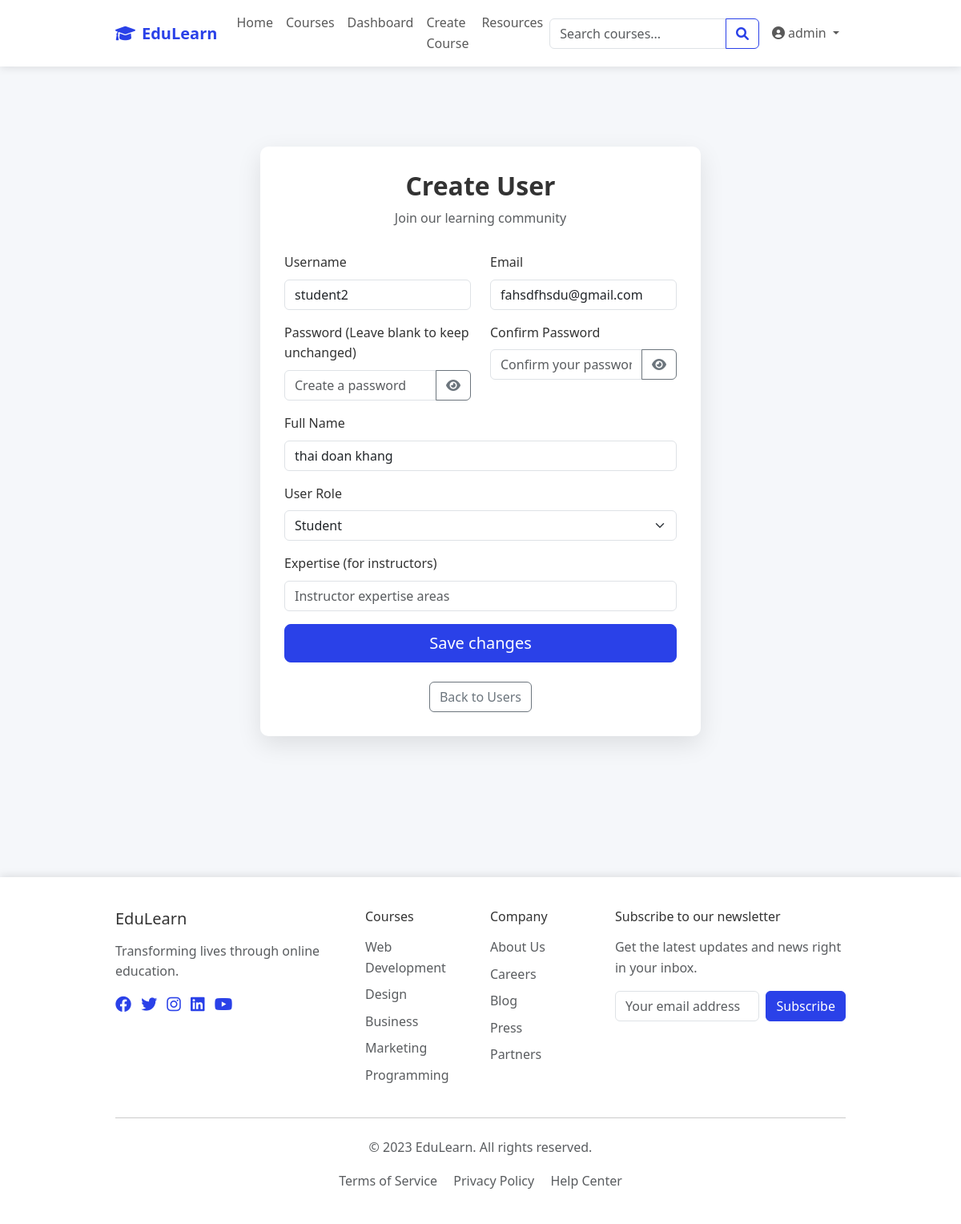
Page /admin/users/4/edit (signed in) on the committed database.
### models.py (models this page shows, shortened)
class User(UserMixin, db.Model):
    id = db.Column(db.Integer, primary_key=True)
    username = db.Column(db.String(64), unique=True, nullable=False)
    email = db.Column(db.String(120), unique=True, nullable=False)
    password_hash = db.Column(db.String(256), nullable=False)
    role = db.Column(db.String(20), nullable=False)  # 'student', 'instructor', 'admin'
    created_at = db.Column(db.DateTime, default=datetime.utcnow)
    student_profile = db.relationship('Student', backref='user', uselist=False)
    instructor_profile = db.relationship('Instructor', backref='user', uselist=False)
    def is_admin(self):
        return self.role == 'admin'
    def is_instructor(self):
        return self.role == 'instructor'
    def is_student(self):
        return self.role == 'student'

class Student(db.Model):
    id = db.Column(db.Integer, primary_key=True)
    user_id = db.Column(db.Integer, db.ForeignKey('user.id'), nullable=False)
    full_name = db.Column(db.String(120), nullable=False)
    enrollments = db.relationship('Enrollment', back_populates='student', cascade='all, delete-orphan')
    submissions = db.relationship('Submission', backref='student', lazy='dynamic')

### routes.py (the view, shortened to what this page needs)
@app.route('/admin/users/<int:user_id>/edit', methods=['GET', 'POST'])
@login_required
@role_required('admin')
def admin_user_edit(user_id):
    user = User.query.get_or_404(user_id)
    form = UserForm()
    if request.method == 'GET':
        form.username.data = user.username
        form.email.data = user.email
        form.role.data = user.role
        if user.is_student() and user.student_profile:
            form.full_name.data = user.student_profile.full_name
        elif user.is_instructor() and user.instructor_profile:
            form.full_name.data = user.instructor_profile.full_name
            form.expertise.data = user.instructor_profile.expertise
    return render_template('auth/register.html', form=form, admin_mode=True, user=user)

### forms.py (shortened to what this page needs)
class UserForm(FlaskForm):
    username = StringField('Username', validators=[DataRequired(), Length(min=4, max=64)])
    email = StringField('Email', validators=[DataRequired(), Email()])
    password = PasswordField('Password', validators=[Optional()])
    password2 = PasswordField('Confirm Password', validators=[Optional(), EqualTo('password')])
    full_name = StringField('Full Name', validators=[DataRequired(), Length(max=120)])
    role = SelectField('Role', choices=[('student', 'Student'), ('instructor', 'Instructor'), ('admin', 'Admin')], validators=[DataRequired()])
    expertise = StringField('Expertise (for instructors)', validators=[Optional(), Length(max=120)])
    submit = SubmitField('Save User')

### app.py (called while the page is built)
@login_manager.user_loader
def load_user(user_id):
    from models import User
    return User.query.get(int(user_id))

### utils.py (called while the page is built)
def role_required(*roles):
    def decorator(f):
        @wraps(f)
        def decorated_function(*args, **kwargs):
            if not current_user.is_authenticated:
                flash('Please log in to access this page.', 'warning')
                return redirect(url_for('login'))
            if current_user.role not in roles:
                flash('You do not have permission to access this page.', 'danger')
                return redirect(url_for('dashboard'))
            return f(*args, **kwargs)
        return decorated_function
    return decorator

### templates/auth/register.html (shortened to what this page needs)
{% extends "base.html" %}
{% block content %}
<div class="container">
    <div class="auth-container" style="max-width: 550px;">
        <div class="auth-header">
            <h2>{% if admin_mode %}Create User{% else %}Create Account{% endif %}</h2>
            <p class="text-muted">Join our learning community</p>
        </div>
        <form method="POST" class="needs-validation" novalidate>
            <div class="row">
                <div class="col-md-6 mb-3">
                    <label for="username" class="form-label">Username</label>
                    {{ form.username(class_="form-control", id="username", placeholder="Choose a username") }}
                </div>
                <div class="col-md-6 mb-3">
                    <label for="email" class="form-label">Email</label>
                    {{ form.email(class_="form-control", id="email", placeholder="Your email address") }}
                </div>
            </div>
            <div class="row">
                <div class="col-md-6 mb-3">
                    <label for="password" class="form-label">Password {% if admin_mode %}(Leave blank to keep unchanged){% endif %}</label>
                    <div class="input-group">
                        {{ form.password(class_="form-control", id="password", placeholder="Create a password") }}
                        <button class="btn btn-outline-secondary password-toggle" type="button">
                            <i class="fa fa-eye"></i>
                        </button>
                    </div>
                </div>
                <div class="col-md-6 mb-3">
                    <label for="password2" class="form-label">Confirm Password</label>
                    <div class="input-group">
                        {{ form.password2(class_="form-control", id="password2", placeholder="Confirm your password") }}
                        <button class="btn btn-outline-secondary password-toggle" type="button">
                            <i class="fa fa-eye"></i>
                        </button>
                    </div>
                </div>
            </div>
            <div class="mb-3">
                <label for="full_name" class="form-label">Full Name</label>
                {{ form.full_name(class_="form-control", id="full_name", placeholder="Your full name") }}
            </div>
            {% if admin_mode %}
            <div class="mb-3">
                <label for="role" class="form-label">User Role</label>
                {{ form.role(class_="form-select", id="role") }}
            </div>
            {% endif %}
            <div class="mb-3">
                <label for="expertise" class="form-label">{% if admin_mode %}Expertise (for instructors){% else %}Area of Interest (Optional){% endif %}</label>
                {{ form.expertise(class_="form-control", id="expertise", placeholder=(admin_mode and 'Instructor expertise areas' or 'Your areas of interest')) }}
            </div>
            <div class="d-grid">
                {{ form.submit(class_="btn btn-primary btn-lg", value="Register" if not admin_mode else "Save changes") }}
            </div>
        </form>
        {% if not admin_mode %}
        <div class="text-center mt-4">
            <p>Already have an account? <a href="{{ url_for('login') }}">Sign in</a></p>
        </div>
        {% else %}
        <div class="text-center mt-4">
            <a href="{{ url_for('admin_users') }}" class="btn btn-outline-secondary">Back to Users</a>
        </div>
        {% endif %}
    </div>
</div>
{% endblock %}

### templates/base.html (shortened to what this page needs)
<!DOCTYPE html>
<html lang="en">
<head>
    <link href="https://cdn.jsdelivr.net/npm/bootstrap@5.3.0/dist/css/bootstrap.min.css" rel="stylesheet">
    <link rel="stylesheet" href="https://cdnjs.cloudflare.com/ajax/libs/font-awesome/6.0.0/css/all.min.css">
    <link rel="stylesheet" href="{{ url_for('static', filename='css/main.css') }}">
    <link rel="stylesheet" href="{{ url_for('static', filename='css/course-images.css') }}">
</head>
<body>
    <div class="content-wrapper">
        <nav class="navbar navbar-expand-lg navbar-light">
            <div class="container">
                <a class="navbar-brand" href="{{ url_for('index') }}">
                    <i class="fas fa-graduation-cap me-2"></i>EduLearn
                </a>
                <div class="collapse navbar-collapse" id="navbarNav">
                    <ul class="navbar-nav me-auto">
                        <li class="nav-item">
                            <a class="nav-link" href="{{ url_for('index') }}">Home</a>
                        </li>
                        <li class="nav-item">
                            <a class="nav-link" href="{{ url_for('courses') }}">Courses</a>
                        </li>
                        {% if current_user.is_authenticated %}
                        <li class="nav-item">
                            <a class="nav-link" href="{{ url_for('dashboard') }}">Dashboard</a>
                        </li>
                        {% if current_user.is_instructor() or current_user.is_admin() %}
                        <li class="nav-item">
                            <a class="nav-link" href="{{ url_for('course_create') }}">Create Course</a>
                        </li>
                        {% endif %}
                        {% endif %}
                        <li class="nav-item">
                            <a class="nav-link" href="#">Resources</a>
                        </li>
                    </ul>
                    <form class="d-flex me-2" id="search-form">
                        <div class="input-group">
                            <input class="form-control" type="search" placeholder="Search courses..."
                                aria-label="Search">
                            <button class="btn btn-outline-primary" type="submit">
                                <i class="fas fa-search"></i>
                            </button>
                        </div>
                    </form>
                    <div class="navbar-nav">
                        {% if current_user.is_authenticated %}
                        <div class="nav-item dropdown">
                            <a class="nav-link dropdown-toggle" href="#" id="navbarDropdown" role="button"
                                data-bs-toggle="dropdown" aria-expanded="false">
                                <i class="fas fa-user-circle me-1"></i>{{ current_user.username }}
                            </a>
                        </div>
                        {% else %}
                        <a class="nav-link" href="{{ url_for('login') }}">Login</a>
                        <a class="btn btn-primary ms-2" href="{{ url_for('register') }}">Register</a>
                        {% endif %}
                    </div>
                </div>
            </div>
        </nav>
        <main class="py-4">
            {% block content %}{% endblock %}
        </main>
    </div>
    <footer class="footer">
        <div class="container">
            <div class="row">
                <div class="col-md-4 mb-4 mb-md-0">
                    <h5 class="mb-3">EduLearn</h5>
                    <p class="text-muted">Transforming lives through online education.</p>
                    <div class="social-icons mt-3">
                        <a href="#" class="me-2"><i class="fab fa-facebook fa-lg"></i></a>
                        <a href="#" class="me-2"><i class="fab fa-twitter fa-lg"></i></a>
                        <a href="#" class="me-2"><i class="fab fa-instagram fa-lg"></i></a>
                        <a href="#" class="me-2"><i class="fab fa-linkedin fa-lg"></i></a>
                        <a href="#" class="me-2"><i class="fab fa-youtube fa-lg"></i></a>
                    </div>
                </div>
                <div class="col-md-2 col-6 mb-4 mb-md-0">
                    <h6 class="mb-3">Courses</h6>
                    <ul class="list-unstyled">
                        <li class="mb-2"><a href="#" class="text-muted">Web Development</a></li>
                        <li class="mb-2"><a href="#" class="text-muted">Design</a></li>
                        <li class="mb-2"><a href="#" class="text-muted">Business</a></li>
                        <li class="mb-2"><a href="#" class="text-muted">Marketing</a></li>
                        <li class="mb-2"><a href="#" class="text-muted">Programming</a></li>
                    </ul>
                </div>
                <div class="col-md-2 col-6 mb-4 mb-md-0">
                    <h6 class="mb-3">Company</h6>
                    <ul class="list-unstyled">
                        <li class="mb-2"><a href="#" class="text-muted">About Us</a></li>
                        <li class="mb-2"><a href="#" class="text-muted">Careers</a></li>
                        <li class="mb-2"><a href="#" class="text-muted">Blog</a></li>
                        <li class="mb-2"><a href="#" class="text-muted">Press</a></li>
                        <li class="mb-2"><a href="#" class="text-muted">Partners</a></li>
                    </ul>
                </div>
                <div class="col-md-4">
                    <h6 class="mb-3">Subscribe to our newsletter</h6>
                    <p class="text-muted mb-3">Get the latest updates and news right in your inbox.</p>
                    <form class="d-flex">
                        <input type="email" class="form-control me-2" placeholder="Your email address">
                        <button type="submit" class="btn btn-primary">Subscribe</button>
                    </form>
                </div>
            </div>
            <hr class="my-4">
            <div class="text-center text-muted">
                <p>&copy; 2023 EduLearn. All rights reserved.</p>
                <p class="mb-0">
                    <a href="#" class="text-muted me-3">Terms of Service</a>
                    <a href="#" class="text-muted me-3">Privacy Policy</a>
                    <a href="#" class="text-muted">Help Center</a>
                </p>
            </div>
        </div>
    </footer>
</body>
</html>

### static/css/main.css (style rules this page uses)
:root { --primary-color: #2a41e8; --secondary-color: #4d84ff; --dark-color: #333333; --light-color: #f5f7fa; --success-color: #28a745; --warning-color: #ffc107; --danger-color: #dc3545; --info-color: #17a2b8; --gray-color: #6c757d; --border-color: #dee2e6; --shadow-color: rgba(0, 0, 0, 0.1); }
body { font-family: "Segoe UI", Tahoma, Geneva, Verdana, sans-serif; line-height: 1.6; color: var(--dark-color); background-color: var(--light-color); margin: 0; padding: 0; min-height: 100vh; display: flex; flex-direction: column; overflow-x: hidden; }
a { color: var(--primary-color); text-decoration: none; }
.btn-primary { background-color: var(--primary-color); border-color: var(--primary-color); }
.btn-outline-primary { color: var(--primary-color); border-color: var(--primary-color); }
.navbar { background-color: white; box-shadow: 0 2px 10px var(--shadow-color); position: relative; z-index: 1030; }
.content-wrapper { flex: 1 0 auto; display: flex; flex-direction: column; width: 100%; min-height: 100%; padding-bottom: 2rem; }
main { flex: 1 0 auto; width: 100%; padding: 2rem 0; }
.container { width: 100%; padding-right: var(--bs-gutter-x, 0.75rem); padding-left: var(--bs-gutter-x, 0.75rem); margin-right: auto; margin-left: auto; max-width: 1320px; }
.navbar-brand { font-weight: 700; color: var(--primary-color) !important; }
.footer { background-color: white; padding: 40px 0; margin-top: 60px; box-shadow: 0 -2px 10px var(--shadow-color); }
.auth-container { max-width: 450px; margin: 60px auto; padding: 30px; background-color: white; border-radius: 10px; box-shadow: 0 10px 30px var(--shadow-color); }
.auth-header { text-align: center; margin-bottom: 30px; }
.auth-header h2 { font-weight: 700; color: var(--dark-color); }
@media (max-width: 1200px) { .container { max-width: 960px; } }

### rows in the picture
User: username "admin"
User: username "student2", email "fahsdfhsdu@gmail.com", role "Student"
Student: full_name "thai doan khang"
